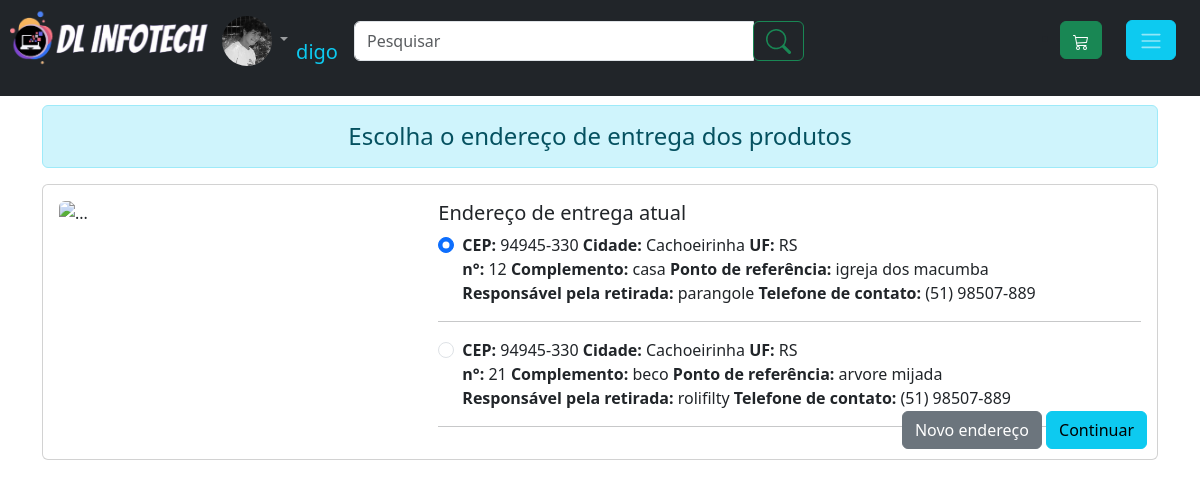
The page /produtos/endereco_compra.php (signed in) on the database as committed earlier.
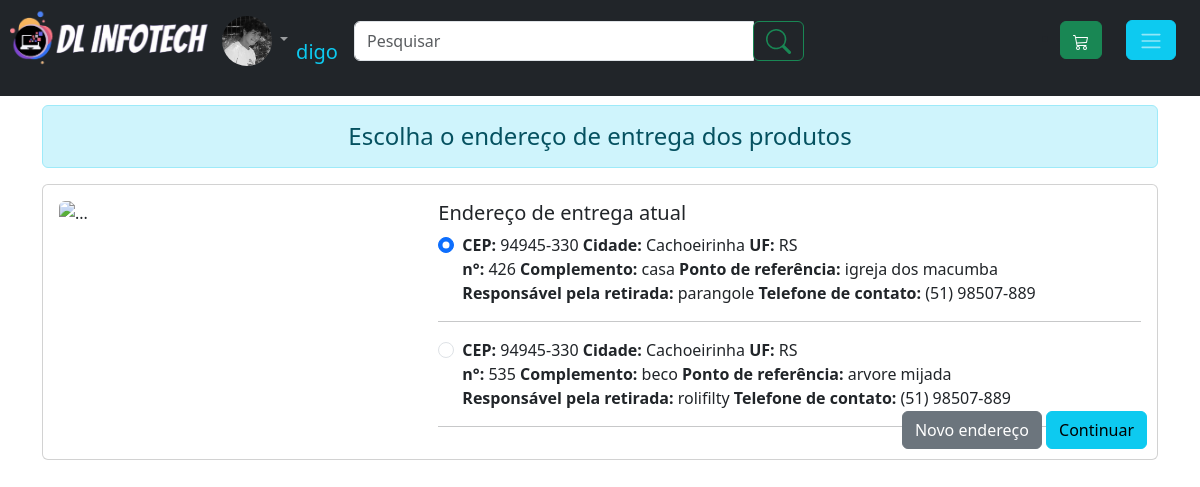
The same page on the database as committed later.
### tables this page shows
CREATE TABLE `endereco_usuario` (
  `id_endereco` int(11) NOT NULL,
  `id_usuario` int(11) NOT NULL,
  `CEP` varchar(9) NOT NULL,
  `logradouro` varchar(120) NOT NULL,
  `bairro` varchar(60) NOT NULL,
  `cidade` varchar(60) NOT NULL,
  `UF` varchar(2) NOT NULL,
  `numero` int(6) NOT NULL,
  `complemento` varchar(60) NOT NULL,
  `ponto_referencia` varchar(100) NOT NULL,
  `retirada_com` varchar(100) NOT NULL,
  `telefone_entrega` varchar(15) NOT NULL
);

### verifica_session.php (called while the page is built, shortened)
<?php
if(empty($_SESSION['id_usuario'])){
	$logado = 0;
	session_destroy();
	}else{
        $id_usuario = $_SESSION['id_usuario'];
	}
?>

### produtos/endereco_compra.php (the view, shortened to what this page needs)
<?php
require_once('../verifica_session.php');
require_once 'cabecalho.php';
?>
<div class="container" style="margin-top:105px">
	<h4 class="alert alert-info" align="center">Escolha o endereço de entrega dos produtos</h4>
<div class="card mb-3">
  <div class="row" >
    <div class="col-md-4">
      <img src="../img/entrega.jpg" class="img-fluid rounded m-3" alt="...">
    </div>
    <div class="col">
      <div class="card-body">
        <h5 class="card-title">Endereço de entrega atual</h5>
				<?php
                if(isset($_SESSION['id_usuario'])){
				$sql2 = "SELECT * FROM endereco_usuario WHERE id_usuario = '".$id_usuario."'";
				$consulta2 = $conexao->query($sql2);
				$dados_a = $consulta2->fetchALL(PDO::FETCH_ASSOC);
				if(empty($dados_a)){
					echo '<h5>O usuario não possue endereço cadastrado. Deseja cadastrar?</h5>
					<a class="btn btn-primary" href="cadastro_endereco.php">SIM</a>
					<a class="btn btn-danger" href="pagina_produto.php?id_produto='.$_SESSION['ultimo_visto'].'">NÃO</a>
					';
				}else{
                                    echo '<form action="../conclui_venda/modo_pagamento.php" method="POST">';
                                    $checked = 1;
                                    foreach($dados_a as $d){
                                        if($checked == 1){
                                            $checked_show = 'checked';
                                        }else{
                                            $checked_show = '';
                                        }
                                        $checked +=1;
		echo '<div class="form-check">
		  <input class="form-check-input" type="radio" id="endereco'.$d['id_endereco'].'" name="id_endereco" value="'.$d['id_endereco'].'" '.$checked_show.'>
		  <label class="form-check-label" for="endereco'.$d['id_endereco'].'">
                  <strong>CEP:</strong> '.$d['CEP'].'
		  </label>
                  <label class="form-check-label" for="endereco'.$d['id_endereco'].'>
                  <strong> Rua:</strong> '.$d['logradouro'].'
		  </label>
                  <label class="form-check-label" for="endereco'.$d['id_endereco'].'>
                  <strong> Bairro:</strong> '.$d['bairro'].'
		  </label>
                  <label class="form-check-label" for="endereco'.$d['id_endereco'].'">
                  <strong> Cidade:</strong> '.$d['cidade'].'
		  </label>
                  <label class="form-check-label" for="endereco'.$d['id_endereco'].'">
                  <strong> UF:</strong> '.$d['UF'].'
		  </label></br>
                  <label class="form-check-label" for="endereco'.$d['id_endereco'].'">
                  <strong> n°:</strong> '.$d['numero'].'
		  </label>
                  <label class="form-check-label" for="endereco'.$d['id_endereco'].'">
                  <strong> Complemento:</strong> '.$d['complemento'].'
		  </label>
                  <label class="form-check-label" for="endereco'.$d['id_endereco'].'">
                  <strong> Ponto de referência:</strong> '.$d['ponto_referencia'].'
		  </label></br>
                  <label class="form-check-label" for="endereco'.$d['id_endereco'].'">
                  <strong> Responsável pela retirada:</strong> '.$d['retirada_com'].'
		  </label>
                  <label class="form-check-label" for="endereco'.$d['id_endereco'].'">
                  <strong> Telefone de contato:</strong> '.$d['telefone_entrega'].'
		  </label>
		</div><hr/>
                ';
                }
                echo '<div style="position:absolute;bottom:10px;right:10px">
                <a class="btn btn-secondary" href="cadastro_endereco.php">Novo endereço</a>
                <input type="submit" class="btn btn-info" value="Continuar" >
                </div>
                </form>';
		}
                }else{
                echo '<h5>Você precisa estar logado, ou se cadastrar para efetuar suas compras. Escolha uma das opções abaixo:</h5>
		<a class="btn btn-secondary" href="../usuario/cadastro.php">Cadastro</a>
		<a class="btn btn-info" href="../index.php?">INICIO</a>
		';
                }
                ?>
      </div>
    </div>
  </div>
</div>
</div>

Rows that differ between the two databases and show on the page:
changed endereco_usuario "casa": numero "12" → "426"
changed endereco_usuario "beco": numero "21" → "535"
